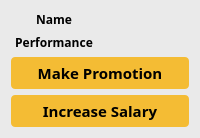
         <widget class="QWidget" name="widget_15" native="true">
          <property name="font">
           <font>
            <family>Segoe UI Semibold</family>
            <pointsize>11</pointsize>
            <weight>75</weight>
            <bold>true</bold>
           </font>
          </property>
          <property name="styleSheet">
           <string notr="true">background-color: #eaeaea;</string>
          </property>
          <layout class="QVBoxLayout" name="verticalLayout_15">
           <item>
            <layout class="QHBoxLayout" name="horizontalLayout_26">
             <item>
              <widget class="QLabel" name="label_46">
               <property name="font">
                <font>
                 <family>Segoe UI Semibold</family>
                 <pointsize>9</pointsize>
                 <weight>75</weight>
                 <bold>true</bold>
                </font>
               </property>
               <property name="text">
                <string>Name</string>
               </property>
               <property name="alignment">
                <set>Qt::AlignCenter</set>
               </property>
              </widget>
             </item>
             <item>
              <widget class="QLabel" name="label_47">
               <property name="font">
                <font>
                 <family>Segoe UI Semibold</family>
                 <pointsize>9</pointsize>
                 <weight>75</weight>
                 <bold>true</bold>
                </font>
               </property>
               <property name="text">
                <string/>
               </property>
              </widget>
             </item>
            </layout>
           </item>
           <item>
            <layout class="QHBoxLayout" name="horizontalLayout_27">
             <item>
              <widget class="QLabel" name="label_48">
               <property name="font">
                <font>
                 <family>Segoe UI Semibold</family>
                 <pointsize>9</pointsize>
                 <weight>75</weight>
                 <bold>true</bold>
                </font>
               </property>
               <property name="text">
                <string>Performance</string>
               </property>
               <property name="alignment">
                <set>Qt::AlignCenter</set>
               </property>
              </widget>
             </item>
             <item>
              <widget class="QLabel" name="label_49">
               <property name="font">
                <font>
                 <family>Segoe UI Semibold</family>
                 <pointsize>9</pointsize>
                 <weight>75</weight>
                 <bold>true</bold>
                </font>
               </property>
               <property name="text">
                <string/>
               </property>
              </widget>
             </item>
            </layout>
           </item>
           <item>
            <widget class="QPushButton" name="pushButton_30">
             <property name="font">
              <font>
               <family>Segoe UI Semibold</family>
               <pointsize>-1</pointsize>
               <weight>75</weight>
               <bold>true</bold>
               <underline>false</underline>
               <strikeout>false</strikeout>
              </font>
             </property>
             <property name="styleSheet">
              <string notr="true">background-color: #f4bc34; /* Green */
  width: 100%;
  border: none;
  color: black;
  padding: 5px;
  text-align: center;
  text-decoration: none;
  font-size: 15px;
	border-radius: 4px;</string>
             </property>
             <property name="text">
              <string>Make Promotion</string>
             </property>
            </widget>
           </item>
           <item>
            <widget class="QPushButton" name="pushButton_31">
             <property name="font">
              <font>
               <family>Segoe UI Semibold</family>
               <pointsize>-1</pointsize>
               <weight>75</weight>
               <bold>true</bold>
               <underline>false</underline>
               <strikeout>false</strikeout>
              </font>
             </property>
             <property name="styleSheet">
              <string notr="true">background-color: #f4bc34; /* Green */
  width: 100%;
  border: none;
  color: black;
  padding: 5px;
  text-align: center;
  text-decoration: none;
  font-size: 15px;
	border-radius: 4px;</string>
             </property>
             <property name="text">
              <string>Increase Salary</string>
             </property>
            </widget>
           </item>
          </layout>
         </widget>
